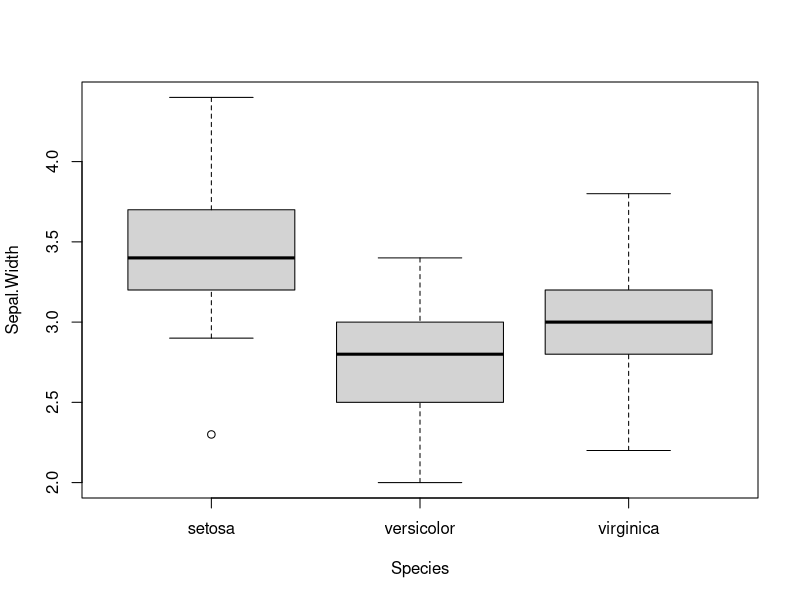
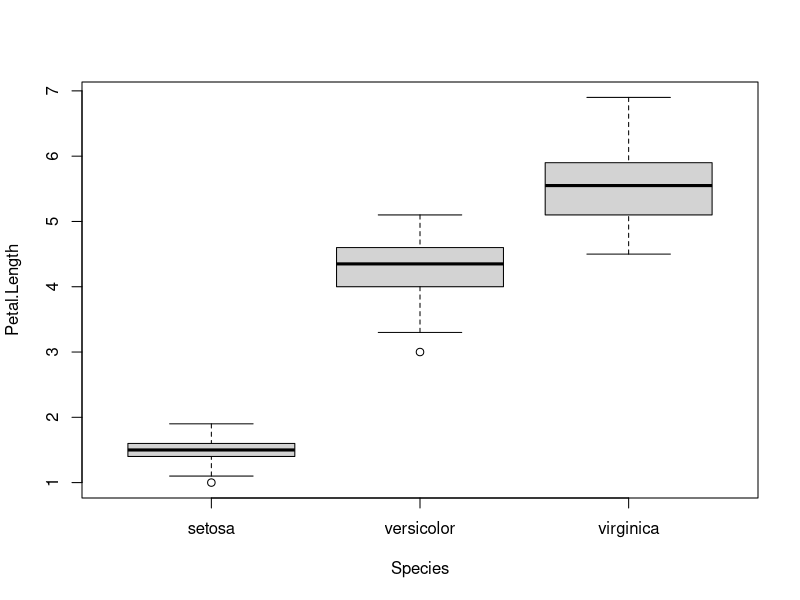

The R source for these figures, in order:

# Postwork Sesión 5

### OBJETIVO

# - Realizar inferencia estadística para extraer información de la muestra que sea contrastable con la población

#### REQUISITOS

# - Haber desarrollado los postworks anteriores
# - Cubrir los temas del prework
# - Replicar los ejemplos de la sesión

#### DESARROLLO
summary(iris)
# El data frame iris contiene información recolectada por Anderson sobre 50 flores de 3 especies distintas (setosa, versicolor y virginca), incluyendo medidas en centímetros del largo y ancho del sépalo así como de los pétalos.
iris.setosa <- iris[iris$Species=='setosa',]
iris.versicolor <- iris[iris$Species=='versicolor',]
iris.virginica <- iris[iris$Species=='virginica',]

# Utilizando pruebas de inferencia estadística, concluye si existe evidencia suficiente para concluir que los datos recolectados por Anderson están en línea con los nuevos estudios. 

# Utiliza 99% de confianza para toda las pruebas, en cada caso realiza el planteamiento de hipótesis adecuado y concluye.

# Estudios recientes sobre las mismas especies muestran que:
# - 1) En promedio, el largo del sépalo de la especie setosa (Sepal.Length) es igual a 5.7cm
# Ho: Sepal.Length = 5.7cm
# Ha: Sepal.Length != 5.7cm
t.test(iris.setosa[,'Sepal.Length'], alternative = 'two.sided', mu = 5.7)

# - 2) En promedio, el ancho del pétalo de la especie virginica (Petal.Width) es menor a 2.1cm
# Ho: Petal.Width >= 2.1cm
# Ha: Petal.Width < 2.1cm
t.test(iris.virginica[,'Petal.Width'], alternative = 'less', mu = 2.1)

# - 3) En promedio, el largo del pétalo de la especie virgínica es 1.1cm más grande que el promedio del largo del pétalo de la especie versicolor.
# Ho: Petal.length(virgínica) <= Petal.length(versicolor) + 1.1
# Ha: Petal.length(virgínica) > Petal.length(versicolor) + 1.1
var.test(iris.virginica[,"Petal.Length"], 
         iris.versicolor[,"Petal.Length"], 
         ratio = 1, alternative = "two.sided")

t.test(iris.virginica[,"Petal.Length"],
       iris.versicolor[,"Petal.Length"],
       alternative = "greater", mu = 1.1, var.equal = TRUE)

# - 4) En promedio, no existe diferencia en el ancho del sépalo entre las 3 especies.
# Ho: Sepal.Width(versicolor) = Sepal.Width(virgínica) = Sepal.Width(setosa)
# Ha: Al menos el promedio de una es distinto
boxplot(Sepal.Width ~ Species, data = iris)
anova <- aov(Sepal.Width ~ Species,
             data = iris)
summary(anova)


boxplot(Petal.Length ~ Species, data = iris)
